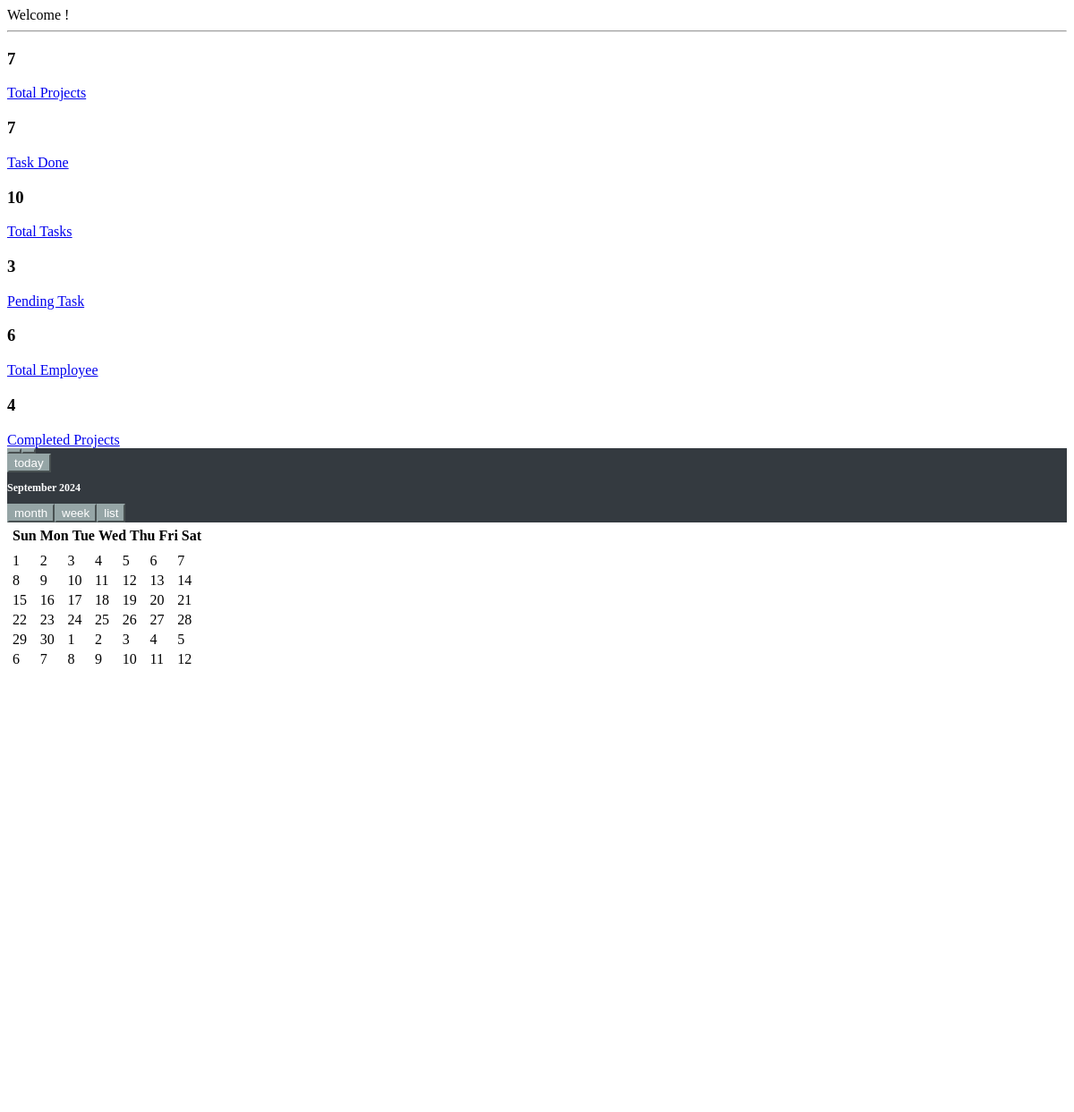
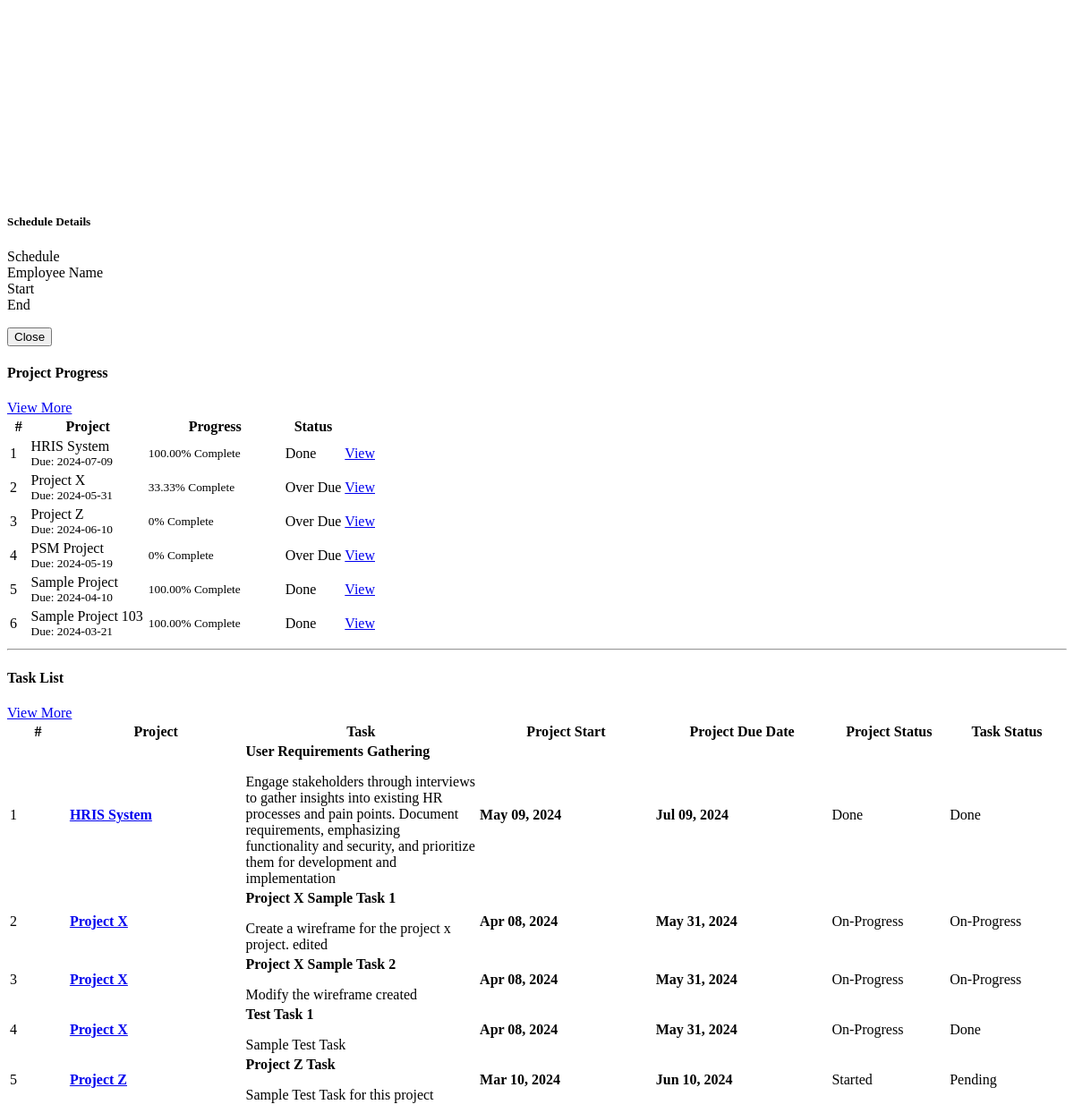
The app's page /home.php with its own data (2 pictures, top to bottom).
### tables this page shows
CREATE TABLE `project_list` (
  `id` int(30) NOT NULL,
  `name` varchar(200) NOT NULL,
  `description` text NOT NULL,
  `status` tinyint(2) NOT NULL,
  `start_date` date NOT NULL,
  `end_date` date NOT NULL,
  `manager_id` int(30) NOT NULL,
  `user_ids` text NOT NULL,
  `date_created` datetime NOT NULL DEFAULT current_timestamp()
);

CREATE TABLE `task_list` (
  `id` int(30) NOT NULL,
  `project_id` int(30) NOT NULL,
  `task` varchar(200) NOT NULL,
  `description` text NOT NULL,
  `remarks` text DEFAULT NULL,
  `status` tinyint(4) NOT NULL,
  `date_created` datetime NOT NULL DEFAULT current_timestamp()
);

### home.php (the view, shortened to what this page needs)
<?php include('db_connect.php') ?>
<div class="col-12 pb-1">
  <div class="card">
    <div class="card-body">
      Welcome <?php echo $_SESSION['login_name'] ?>!
    </div>
  </div>
</div>
<hr>
<?php
$where = "";
$where2 = "";
?>
<div class="col-md-12">
  <div class="row">
    <div class="col-12 col-sm-6 col-md-2">
      <div class="small-box bg-light shadow-sm border">
        <div class="inner">
          <h3><?php echo $conn->query("SELECT * FROM project_list $where")->num_rows; ?></h3>
          <div class="mb-2">
            <a href="./index.php?page=project_list" class="text-dark">Total Projects</a>
          </div>
        </div>
      </div>
    </div>
    <div class="col-12 col-sm-6 col-md-2">
      <div class="small-box bg-light shadow-sm border">
        <div class="inner">
          <h3>
            <?php
            $task_count_query = "SELECT COUNT(t.id) AS task_count FROM task_list t INNER JOIN project_list p ON p.id = t.project_id WHERE t.status = 3 $where2";
            $task_count_result = $conn->query($task_count_query);
            if ($task_count_result) {
              $task_count_row = $task_count_result->fetch_assoc();
              $task_count = $task_count_row['task_count'];
            } else {
              $task_count = 0;
            }
            echo $task_count;
            ?>
          </h3>
          <div class="mb-2">
            <a href="./index.php?page=task_list" class="text-dark">Task Done</a>
          </div>
        </div>
      </div>
    </div>
    <div class="col-12 col-sm-6 col-md-2">
      <div class="small-box bg-light shadow-sm border">
        <div class="inner">
          <h3><?php echo $conn->query("SELECT t.*,p.name as pname,p.start_date,p.status as pstatus, p.end_date,p.id as pid FROM task_list t inner join project_list p on p.id = t.project_id $where2")->num_rows; ?></h3>
          <div class="mb-2">
            <a href="./index.php?page=task_list" class="text-dark">Total Tasks</a>
          </div>
        </div>
      </div>
    </div>
    <div class="col-12 col-sm-6 col-md-2">
      <div class="small-box bg-light shadow-sm border">
        <div class="inner">
          <h3>
            <?php
            $pending_task_count_query = "SELECT COUNT(t.id) AS pending_task_count FROM task_list t INNER JOIN project_list p ON p.id = t.project_id WHERE t.status != 3 $where2";
            $pending_task_count_result = $conn->query($pending_task_count_query);
            $pending_task_count = ($pending_task_count_result && $pending_task_count_result->num_rows > 0) ? $pending_task_count_result->fetch_assoc()['pending_task_count'] : 0;
            echo $pending_task_count;
            ?>
          </h3>
          <div class="mb-2">
            <a href="./index.php?page=task_list" class="text-dark">Pending Task</a>
          </div>
        </div>
      </div>
    </div>
    <div class="col-12 col-sm-6 col-md-2">
      <div class="small-box bg-light shadow-sm border">
        <div class="inner">
          <h3>
            <?php
            $total_employees_query = "SELECT COUNT(*) AS total_employees FROM users WHERE type IN (2, 3)";
            $total_employees_result = $conn->query($total_employees_query);
            $total_employees = ($total_employees_result && $total_employees_result->num_rows > 0) ? $total_employees_result->fetch_assoc()['total_employees'] : 0;
            echo $total_employees;
            ?>
          </h3>
          <div class="mb-2">
            <a href="./index.php?page=user_list" class="text-dark">Total Employee</a>
          </div>
        </div>
      </div>
    </div>
    <div class="col-12 col-sm-6 col-md-2">
      <div class="small-box bg-light shadow-sm border">
        <div class="inner">
          <h3>
            <?php
            $completed_project_count = "SELECT COUNT(p.id) AS completed_projects FROM project_list p  WHERE status = 5";
            $completed_project_count_result = $conn->query($completed_project_count);
            $completed_project_count = ($completed_project_count_result && $completed_project_count_result->num_rows > 0) ? $completed_project_count_result->fetch_assoc()['completed_projects'] : 0;
            echo $completed_project_count;
            ?>
          </h3>
          <div class="mb-2">
            <a href="./index.php?page=project_list" class="text-dark">Completed Projects</a>
          </div>
        </div>
      </div>
    </div>
  </div>
</div>
<div class="row">
  <div class="col-md-5">
    <?php include 'home_schedule.php'; ?>
  </div>
  <div class="col-md-7">
    <div class="card card-dark">
      <div class="card-header">
        <div class="row pt-1">
          <div class="col">
            <h4><i class="fas fa-solid fa-building"></i> Project Progress</h4>
          </div>
          <div class="col-auto">
            <a class="btn btn-sm btn-default border-secondary text-dark" href="./index.php?page=project_list">View More</a>
          </div>
        </div>
      </div>
      <div class="card-body p-3 ">
        <div class="table-responsive">
          <table class="table m-0 table-hover table-condensed border">
            <colgroup>
              <col width="5%">
              <col width="30%">
              <col width="35%">
              <col width="15%">
              <col width="15%">
            </colgroup>
            <thead>
              <th>#</th>
              <th>Project</th>
              <th>Progress</th>
              <th>Status</th>
              <th></th>
            </thead>
            <tbody>
              <?php
              $i = 1;
              $stat = array("Pending", "Started", "On-Progress", "On-Hold", "Over Due", "Done");
              $where = "";
              $qry = $conn->query("SELECT * FROM project_list $where order by name asc LIMIT 6");
              while ($row = $qry->fetch_assoc()) :
                $tprog = $conn->query("SELECT * FROM task_list where project_id = {$row['id']}")->num_rows;
                $cprog = $conn->query("SELECT * FROM task_list where project_id = {$row['id']} and status = 3")->num_rows;
                $prog = $tprog > 0 ? ($cprog / $tprog) * 100 : 0;
                $prog = $prog > 0 ?  number_format($prog, 2) : $prog;
                if ((new DateTime())->format('Y-m-d') > $row['end_date']) {
                  $row['status'] = 4;
                  $conn->query("UPDATE project_list SET status = 4 WHERE id = {$row['id']}");
                }
                if ($tprog > 0 && $tprog == $cprog) {
                  $row['status'] = 5;
                  $conn->query("UPDATE project_list SET status = 5 WHERE id = {$row['id']}");
                }
              ?>
                <tr>
                  <td>
                    <?php echo $i++ ?>
                  </td>
                  <td>
                    <a>
                      <?php echo ucwords($row['name']) ?>
                    </a>
                    <br>
                    <small>
                      Due: <?php echo date("Y-m-d", strtotime($row['end_date'])) ?>
                    </small>
                  </td>
                  <td class="project_progress">
                    <small>
                      <?php echo $prog ?>% Complete
                    </small>
                  </td>
                  <td class="project-state">
                    <?php
                    if ($stat[$row['status']] == 'Pending') {
                      echo "<span class='badge p-2 badge-secondary'>{$stat[$row['status']]}</span>";
                    } elseif ($stat[$row['status']] == 'Started') {
                      echo "<span class='badge p-2 badge-primary'>{$stat[$row['status']]}</span>";
                    } elseif ($stat[$row['status']] == 'On-Progress') {
                      echo "<span class='badge p-2 badge-info'>{$stat[$row['status']]}</span>";
                    } elseif ($stat[$row['status']] == 'On-Hold') {
                      echo "<span class='badge p-2 badge-warning'>{$stat[$row['status']]}</span>";
                    } elseif ($stat[$row['status']] == 'Over Due') {
                      echo "<span class='badge p-2 badge-danger'>{$stat[$row['status']]}</span>";
                    } elseif ($stat[$row['status']] == 'Done') {
                      echo "<span class='badge p-2 badge-success'>{$stat[$row['status']]}</span>";
                    }
                    ?>
                  </td>
                  <td>
                    <a class="btn btn-primary btn-sm" href="./index.php?page=view_project&id=<?php echo $row['id'] ?>">
                      View
                    </a>
                  </td>
                </tr>
              <?php endwhile; ?>
            </tbody>
          </table>
        </div>
      </div>
    </div>
  </div>
  <div class="col-lg-12">
    <hr>
    <div class="card card-secondary mt-4">
      <div class="card-header">
        <div class="row">
          <div class="col">
            <h4><i class="fa fa-tasks"></i> Task List</h4>
          </div>
          <div class="col-md-1"><a class="btn btn-block btn-sm btn-default border-secondary text-dark" href="./index.php?page=task_list">View More</a></div>
        </div>
      </div>
      <div class="card-body">
        <div class="table-responsive">
          <table class="table m-0 table-hover table-condensed border" id="list">
            <colgroup>
              <col width="5%">
              <col width="15%">
              <col width="20%">
              <col width="15%">
              <col width="15%">
              <col width="10%">
              <col width="10%">
            </colgroup>
            <thead>
              <tr>
                <th class="text-center">#</th>
                <th>Project</th>
                <th>Task</th>
                <th>Project Start</th>
                <th>Project Due Date</th>
                <th>Project Status</th>
                <th>Task Status</th>
              </tr>
            </thead>
            <tbody>
              <?php
              $i = 1;
              $where = "";
              $stat = array("Pending", "Started", "On-Progress", "On-Hold", "Over Due", "Done");
              $qry = $conn->query("SELECT t.*,p.name as pname,p.start_date,p.status as pstatus, p.end_date,p.id as pid FROM task_list t inner join project_list p on p.id = t.project_id $where order by p.name asc LIMIT 5");
              while ($row = $qry->fetch_assoc()) :
                $trans = get_html_translation_table(HTML_ENTITIES, ENT_QUOTES);
                unset($trans["\""], $trans["<"], $trans[">"], $trans["<h2"]);
                $desc = strtr(html_entity_decode($row['description']), $trans);
                $desc = str_replace(array("<li>", "</li>"), array("", ", "), $desc);
              ?>
                <tr>
                  <td class="text-center"><?php echo $i++ ?></td>
                  <td>
                    <a href="./index.php?page=view_project&id=<?php echo $row['pid'] ?>"><b><?php echo ucwords($row['pname']) ?></b></a>
                  </td>
                  <td>
                    <p><b><?php echo ucwords($row['task']) ?></b></p>
                    <p class="truncate"><?php echo strip_tags($desc) ?></p>
                  </td>
                  <td><b><?php echo date("M d, Y", strtotime($row['start_date'])) ?></b></td>
                  <td><b><?php echo date("M d, Y", strtotime($row['end_date'])) ?></b></td>
                  <td class="">
                    <?php
                    if ($stat[$row['pstatus']] == 'Pending') {
                      echo "<span class='badge p-2 badge-secondary'>{$stat[$row['pstatus']]}</span>";
                    } elseif ($stat[$row['pstatus']] == 'Started') {
                      echo "<span class='badge p-2 badge-primary'>{$stat[$row['pstatus']]}</span>";
                    } elseif ($stat[$row['pstatus']] == 'On-Progress') {
                      echo "<span class='badge p-2 badge-info'>{$stat[$row['pstatus']]}</span>";
                    } elseif ($stat[$row['pstatus']] == 'On-Hold') {
                      echo "<span class='badge p-2 badge-warning'>{$stat[$row['pstatus']]}</span>";
                    } elseif ($stat[$row['pstatus']] == 'Over Due') {
                      echo "<span class='badge p-2 badge-danger'>{$stat[$row['pstatus']]}</span>";
                    } elseif ($stat[$row['pstatus']] == 'Done') {
                      echo "<span class='badge p-2 badge-success'>{$stat[$row['pstatus']]}</span>";
                    }
                    ?>
                  </td>
                  <td>
                    <?php
                    if ($row['status'] == 1) {
                      echo "<span class='badge p-2 badge-secondary'>Pending</span>";
                    } elseif ($row['status'] == 2) {
                      echo "<span class='badge p-2 badge-primary'>On-Progress</span>";
                    } elseif ($row['status'] == 3) {
                      echo "<span class='badge p-2 badge-success'>Done</span>";
                    }
                    ?>
                  </td>
                </tr>
              <?php endwhile; ?>
            </tbody>
          </table>
        </div>
      </div>
    </div>
  </div>
</div>

### home_schedule.php (shortened to what this page needs)
<div class="container bg-white p-1 rounded shadow-sm" id="page-container">
    <div id="calendar"></div>
</div>
<div class="modal fade" tabindex="-1" data-bs-backdrop="static" id="event-details-modal">
    <div class="modal-dialog modal-dialog-centered">
        <div class="modal-content rounded">
            <div class="modal-header rounded">
                <h5 class="modal-title">Schedule Details</h5>
            </div>
            <div class="modal-body rounded">
                <div class="container-fluid">
                    <dl>
                        <dt class="text-muted">Schedule</dt>
                        <dt class="text-muted">Employee Name</dt>
                        <dt class="text-muted">Start</dt>
                        <dt class="text-muted">End</dt>
                    </dl>
                </div>
            </div>
            <div class="modal-footer rounded">
                <div class="text-end">
                    <button type="button" class="btn btn-secondary" data-dismiss="modal">Close</button>
                </div>
            </div>
        </div>
    </div>
</div>

### records on screen
project_list: name "HRIS System", end_date "2024-07-09", prog "100.00", status "Done"
project_list: name "Project X", end_date "2024-05-31", prog "33.33", manager "Over Due"
project_list: name "Project Z", end_date "2024-06-10", prog "0", manager "Over Due"
project_list: name "PSM Project", end_date "2024-05-19", prog "0", status "Over Due"
project_list: name "Sample Project", end_date "2024-04-10", prog "100.00", status "Done"
project_list: name "Sample Project 103", end_date "2024-03-21", prog "100.00", status "Done"
task_list: project_list.name "HRIS System", task "User Requirements Gathering", description "Engage stakeholders through interviews to gather insights into existing HR processes and pain points. Document requirements, emphasizing functionality and security, and prioritize them for development and implementation", project_list.start_date "May 09, 2024", project_list.end_date "Jul 09, 2024", project_list.status "Done", status "Done"
task_list: project_list.name "Project X", task "Project X Sample Task 1", description "Create a wireframe for the project x project. edited", project_list.start_date "Apr 08, 2024", project_list.end_date "May 31, 2024", project_list.status "On-Progress", status "On-Progress"
task_list: project_list.name "Project X", task "Project X Sample Task 2", description "Modify the wireframe created", project_list.start_date "Apr 08, 2024", project_list.end_date "May 31, 2024", project_list.status "On-Progress", status "On-Progress"
task_list: project_list.name "Project X", task "Test Task 1", description "Sample Test Task", project_list.start_date "Apr 08, 2024", project_list.end_date "May 31, 2024", project_list.status "On-Progress", status "Done"
task_list: project_list.name "Project Z", task "Project Z Task", description "Sample Test Task for this project", project_list.start_date "Mar 10, 2024", project_list.end_date "Jun 10, 2024", project_list.status "Started", status "Pending"

### other values on screen
$conn->query("SELECT * FROM project_list $where")->num_rows "7"
$task_count "7"
$pending_task_count "3"
$total_employees "6"
$completed_project_count "4"
